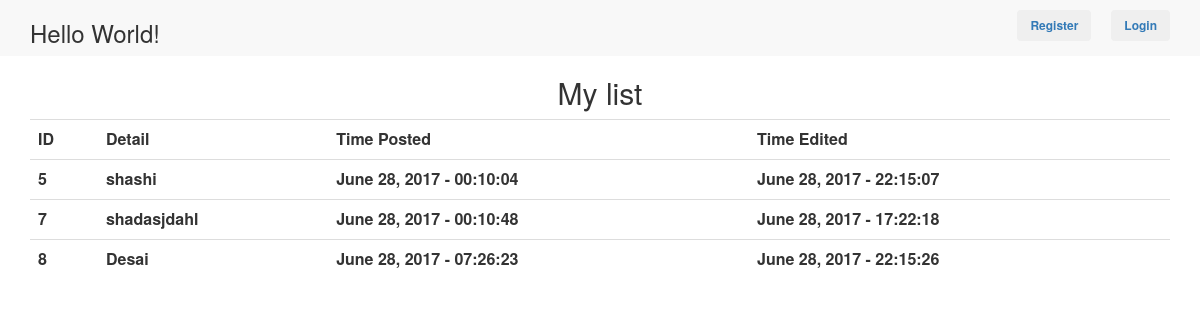
The page / on the database its author committed.
### tables this page shows
CREATE TABLE `reg2` (
  `id` int(11) NOT NULL,
  `detail` text NOT NULL,
  `date_posted` varchar(30) NOT NULL,
  `time_posted` time NOT NULL,
  `date_edited` varchar(30) NOT NULL,
  `time_edited` time NOT NULL,
  `public` varchar(5) NOT NULL
);

### index.php (the view, shortened to what this page needs)
<html>
    <head>
        <link rel="stylesheet" href="https://maxcdn.bootstrapcdn.com/bootstrap/3.3.7/css/bootstrap.min.css">
    </head>
    <body>
    <div class="nav navbar-default ">
    <div class="container">
        <h3 class="navbar-header">Hello World!</h3>
        <button class="btn btn-defalt pull-right" style="margin-top: 10px; margin-left: 20px"> <a href="login.php" style="text-decoration: none"><span style="font-weight: 800; font-size: 12px;"> Login </span></a></button>
        <button class="btn btn-defalt pull-right" style=" margin-top: 10px"> <a href="register.php" style="text-decoration: none"><span style="font-weight: 800; font-size: 12px"> Register</span> </a></button>
        </div>
    </div>
    <div class="container">
     <h2 align="center">My list</h2>
    <table class="table" width="100%">
      <tr>
        <th>ID</th>
        <th>Detail</th>
        <th>Time Posted</th>
        <th>Time Edited</th>
      </tr>
      <?php
      $conn = mysqli_connect("localhost","root","","project");
      $query =mysqli_query($conn, "SELECT * FROM reg2 WHERE public = 'yes'");
      while($row = mysqli_fetch_array($query)){
      print "<tr>";
      print "<th align=center>".$row['id']."</th>";
      print "<th align=center>".$row['detail']."</th>";
      print "<th align=center>".$row['date_posted']." - ". $row['time_posted']."</th>";
      print "<th align=center>".$row['date_edited']." - ". $row['time_edited']."</th>";
      print "</tr>";
      }
      ?>
    </table>
    </div>
    </body>
</html>

### rows shown on the page
reg2: id "5", detail "shashi", date_posted "June 28, 2017", time_posted "00:10:04", date_edited "June 28, 2017", time_edited "22:15:07"
reg2: id "7", detail "shadasjdahl", date_posted "June 28, 2017", time_posted "00:10:48", date_edited "June 28, 2017", time_edited "17:22:18"
reg2: id "8", detail "Desai", date_posted "June 28, 2017", time_posted "07:26:23", date_edited "June 28, 2017", time_edited "22:15:26"
